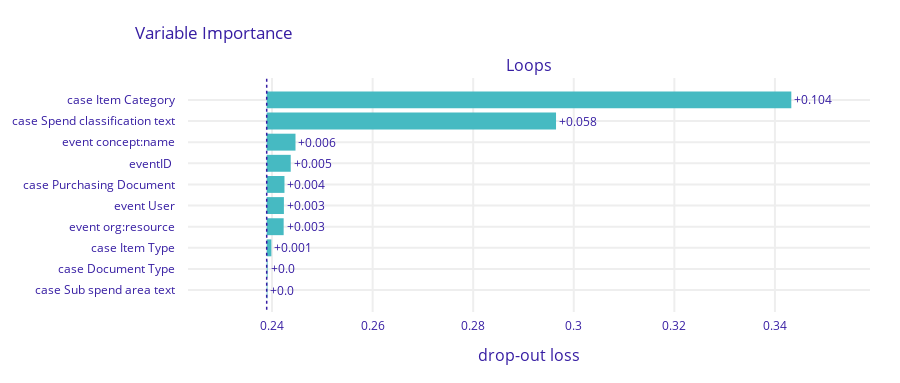

Source (notebook cell):
### Code cell
explainer.model_parts().plot()

### Figure 1 — Plotly figure (JSON) as saved in the notebook; plotly's stock layout.template omitted (floating-point values rounded to 4 significant figures)
{"data": [{"base": 0.2389, "hoverinfo": "text", "hoverlabel": {"bgcolor": "rgba(0,0,0,0.8)"}, "hovertext": ["Model: Loops loss after<br>variable: case Item Category is permuted: 0.343<br>Drop-out loss change: +0.104", "Model: Loops loss after<br>variable: case Spend classification text is permuted: 0.296<br>Drop-out loss change: +0.058", "Model: Loops loss after<br>variable: event concept:name is permuted: 0.245<br>Drop-out loss change: +0.006", "Model: Loops loss after<br>variable: eventID  is permuted: 0.244<br>Drop-out loss change: +0.005", "Model: Loops loss after<br>variable: case Purchasing Document is permuted: 0.242<br>Drop-out loss change: +0.004", "Model: Loops loss after<br>variable: event User is permuted: 0.242<br>Drop-out loss change: +0.003", "Model: Loops loss after<br>variable: event org:resource is permuted: 0.242<br>Drop-out loss change: +0.003", "Model: Loops loss after<br>variable: case Item Type is permuted: 0.24<br>Drop-out loss change: +0.001", "Model: Loops loss after<br>variable: case Document Type is permuted: 0.239<br>Drop-out loss change: +0.0", "Model: Loops loss after<br>variable: case Sub spend area text is permuted: 0.239<br>Drop-out loss change: +0.0"], "marker": {"color": "#46bac2"}, "orientation": "h", "showlegend": false, "text": ["+0.104", "+0.058", "+0.006", "+0.005", "+0.004", "+0.003", "+0.003", "+0.001", "+0.0", "+0.0"], "textposition": "outside", "type": "bar", "x": [0.1043, 0.05753, 0.005728, 0.004778, 0.003533, 0.00342, 0.003372, 0.0009276, 0.0001785, 0.0001504], "xaxis": "x", "y": ["case Item Category", "case Spend classification text", "event concept:name", "eventID ", "case Purchasing Document", "event User", "event org:resource", "case Item Type", "case Document Type", "case Sub spend area text"], "yaxis": "y"}], "layout": {"annotations": [{"font": {"size": 16}, "showarrow": false, "text": "Loops", "x": 0.5, "xanchor": "center", "xref": "paper", "y": 1, "yanchor": "bottom", "yref": "paper"}, {"font": {"size": 16}, "showarrow": false, "text": "drop-out loss", "x": 0.5, "xanchor": "center", "xref": "paper", "y": 0, "yanchor": "top", "yref": "paper", "yshift": -30}], "font": {"color": "#371ea3"}, "height": 383, "margin": {"b": 71, "r": 30, "t": 78}, "shapes": [{"line": {"color": "#371ea3", "dash": "dot", "width": 1.5}, "type": "line", "x0": 0.2389, "x1": 0.2389, "xref": "x", "y0": -1, "y1": 10, "yref": "y"}], "title": {"text": "Variable Importance", "x": 0.15}, "xaxis": {"anchor": "y", "automargin": true, "domain": [0, 1], "fixedrange": true, "gridwidth": 2, "range": [0.2233, 0.3589], "tickcolor": "white", "ticklen": 3, "ticks": "outside", "type": "linear", "zeroline": false}, "yaxis": {"anchor": "x", "automargin": true, "autorange": "reversed", "domain": [0, 1], "fixedrange": true, "gridwidth": 2, "tickcolor": "white", "ticklen": 10, "ticks": "outside", "type": "category"}}}
